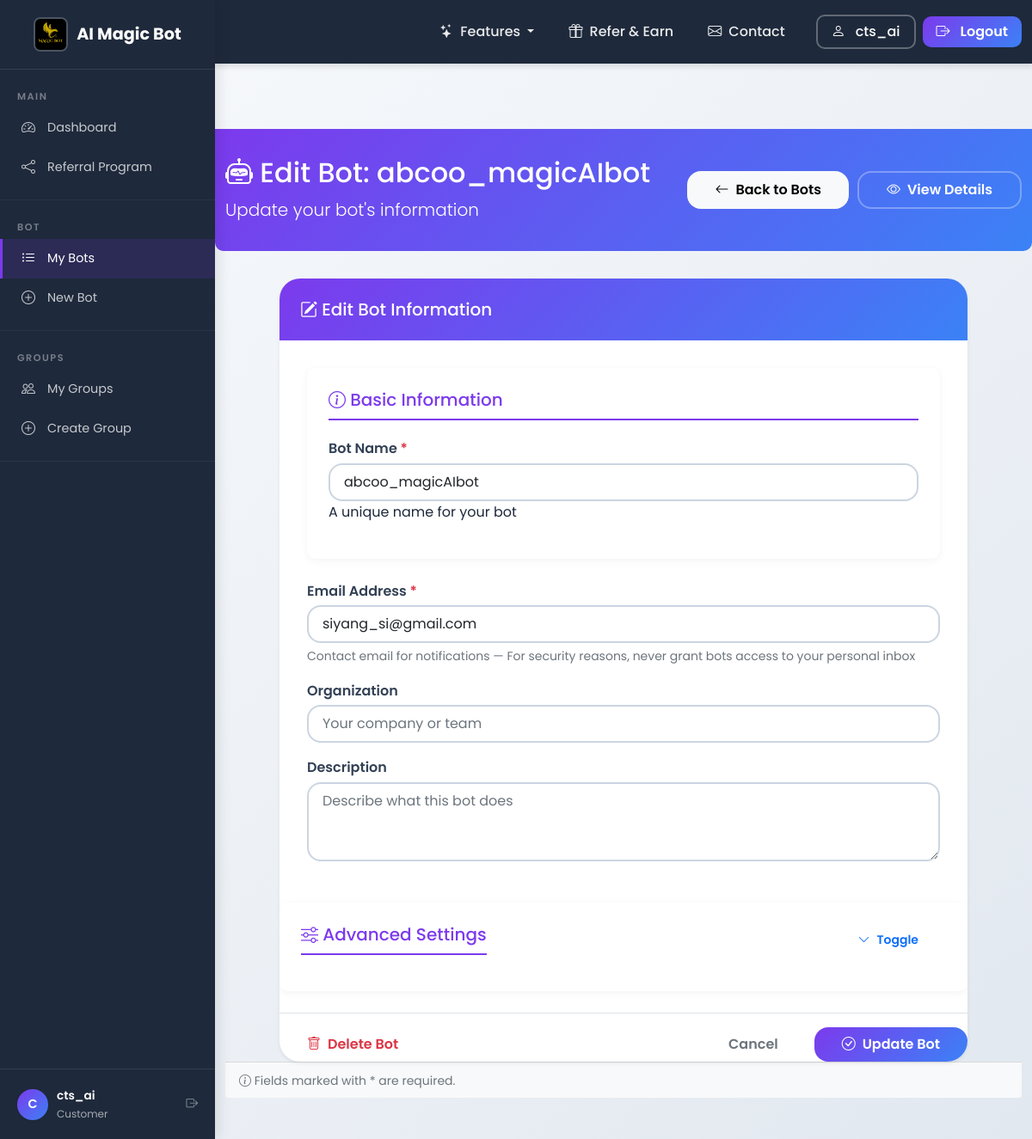
Before: /register_bot/4 (signed in) with the older database file.
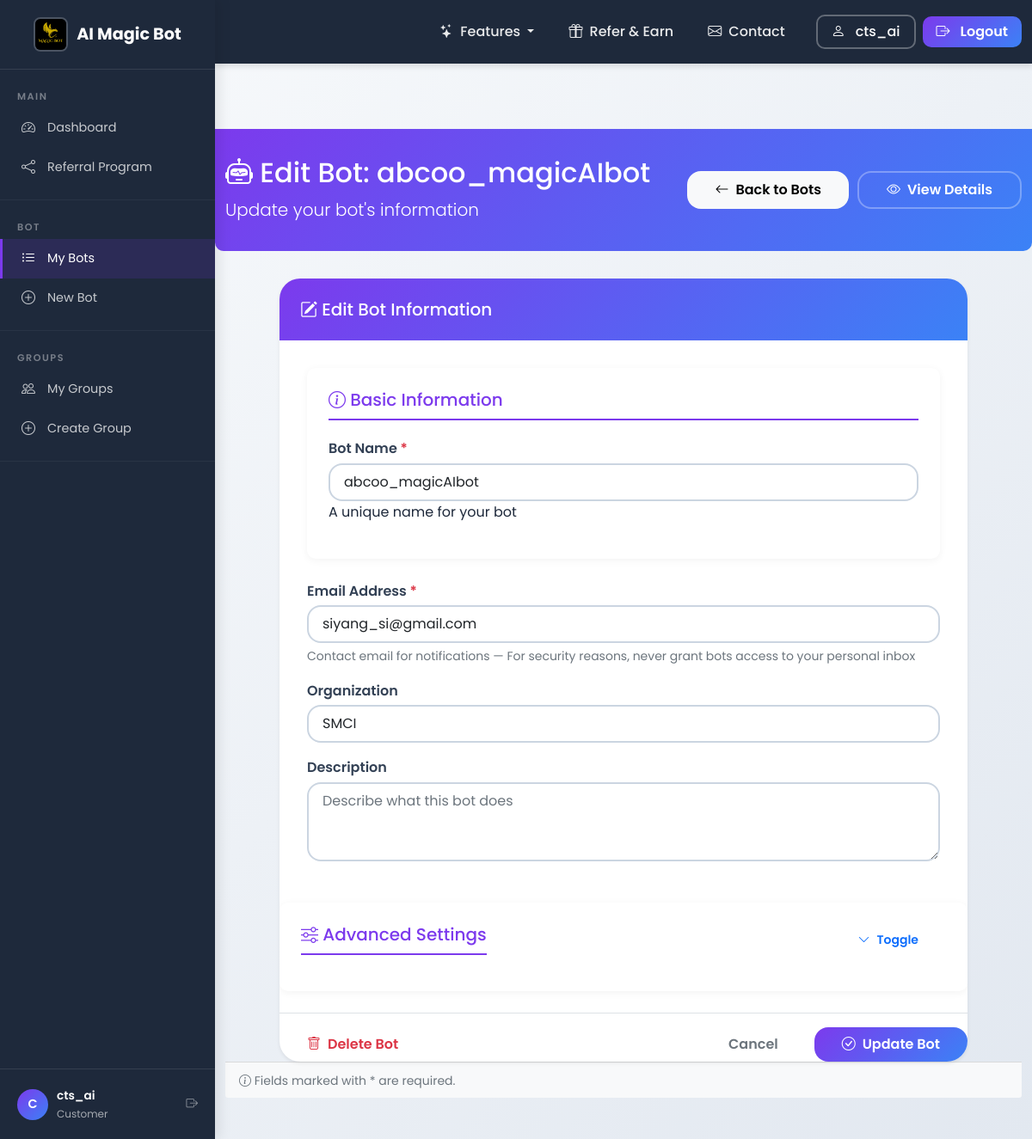
After: the same page with the newer database file.
### tables this page shows
CREATE TABLE bots (
            id INTEGER PRIMARY KEY AUTOINCREMENT,
            user_id INTEGER NOT NULL,
            name TEXT NOT NULL,
            email TEXT,
            organization TEXT,
            messaging TEXT,
            token TEXT NOT NULL,
            created_at TIMESTAMP DEFAULT CURRENT_TIMESTAMP,
            updated_at TIMESTAMP DEFAULT CURRENT_TIMESTAMP,
            llm TEXT,
            description TEXT,
            is_active BOOLEAN DEFAULT TRUE,
            online INTEGER DEFAULT 0,
            last_used TIMESTAMP,
            usage_count INTEGER DEFAULT 0,
            config TEXT,
            webhook_url TEXT,
            api_key TEXT,
            tags TEXT,
            file_folder TEXT
            , status TEXT DEFAULT 'active', FOREIGN KEY (user_id) REFERENCES users (id) ON DELETE CASCADE
        );

### app_complete_with_groups.py (the view, shortened to what this page needs)
@app.route("/register-bot")
@app.route("/register_bot")  # Alias for backward compatibility
@app.route("/register-bot/<int:bot_id>")
@app.route("/register_bot/<int:bot_id>")  # Alias for backward compatibility
@login_required
def register_bot(bot_id=None):
    bot = None
    role = session.get("role", "customer")
    print(f"Debug: role={role}, session user_id={session.get('user_id')}")
    if bot_id:
        user_id = session["user_id"]
        conn = get_db_connection()
        if role == "admin":
            bot = conn.execute("SELECT * FROM bots WHERE id = ?", (bot_id,)).fetchone()
        else:
            bot = conn.execute("SELECT * FROM bots WHERE id = ? AND user_id = ?", (bot_id, user_id)).fetchone()
        conn.close()
        print(f"Debug: bot raw fetch result={bot}")
        if bot:
            bot = dict(bot)
            print(f"Debug: bot dict = {bot}")
    print(f"DEBUG: register_bot called with bot_id={bot_id}")
    print(f"DEBUG: Bot data type: {type(bot)}")
    if bot:
        print(f"DEBUG: Bot keys: {list(bot.keys()) if hasattr(bot, 'keys') else 'No keys attribute'}")
        print(f"DEBUG: Bot name: {bot.get('name') if isinstance(bot, dict) else 'Not a dict'}")
    user_email = ""
    try:
        conn = get_db_connection()
        user = conn.execute("SELECT email FROM users WHERE id = ?", (session["user_id"],)).fetchone()
        if user:
            user_email = user["email"]
        conn.close()
    except Exception as e:
        print(f"DEBUG: Error fetching user email: {e}")
    return render_template("register_bot_new.html",
                         bot=bot,
                         username=session.get("username"),
                         role=role,
                         user_email=user_email)

### app_complete_with_groups.py (called while the page is built)
@app.context_processor
def inject_random_background():
    import random
    background_images = [
        '/static/AI_IMG1.jpeg',
        '/static/AI_IMG_2.jpeg',
        '/static/AI_IMG_3.jpeg',
        '/static/AI_IMG_4.jpeg'
    ]
    random_bg = random.choice(background_images)
    return {
        'random_background': random_bg,
        'all_backgrounds': background_images,
        'is_admin': session.get('role') == 'admin'
    }

    def __call__(self, environ, start_response):
        environ['wsgi.url_scheme'] = 'https'
        return super().__call__(environ, start_response)

### db.py (called while the page is built)
def _sqlite_conn():
    import sqlite3
    db_path = Path(__file__).parent / "users.db"
    conn = sqlite3.connect(str(db_path), timeout=10)
    conn.row_factory = sqlite3.Row
    conn.execute("PRAGMA journal_mode=WAL")
    conn.execute("PRAGMA busy_timeout = 5000")
    conn.execute("PRAGMA synchronous = NORMAL")
    conn.execute("PRAGMA foreign_keys = ON")
    return conn

def get_conn():
    if USE_PG:
        return _pg_conn()
    return _sqlite_conn()

### templates/register_bot_new.html (shortened to what the changed rows need)
<!DOCTYPE html>
<html lang="en">
<head>
    <link href="https://cdn.jsdelivr.net/npm/bootstrap@5.1.3/dist/css/bootstrap.min.css" rel="stylesheet">
    <link rel="stylesheet" href="{{ url_for('static', filename='css/shared.css') }}">
    <link rel="stylesheet" href="https://cdn.jsdelivr.net/npm/bootstrap-icons@1.8.1/font/bootstrap-icons.css">
</head>
<body class="sidebar-layout">
    {% with active_page='my_bots' %}
<div class="sidebar-content">
    {% endwith %}
    <div class="page-header">
        <div class="container">
            <div class="d-flex justify-content-between align-items-center">
                <div>
                    <h2><i class="bi bi-robot"></i> {% if bot %}Edit Bot: {{ bot.name }}{% else %}Create New Bot{% endif %}</h2>
                    <p class="lead mb-0">
                        {% if bot %}
                            Update your bot's information
                        {% else %}
                            Register a new AI-powered bot
                        {% endif %}
                    </p>
                </div>
            </div>
        </div>
    </div>
    <div class="container mb-5">
        <div class="card shadow-sm max-w-lg mx-auto" style="max-width: 800px;">
            <div class="card-body">
                <form method="POST" action="{{ url_for('save_bot') }}" id="botForm">
                    <div class="form-section">
                        <div class="mb-3">
                            <label for="bot-name" class="form-label required-field">Bot Name</label>
                            <input type="text" class="form-control" id="bot-name" name="name"
                                   value="{{ bot.name if bot else '' }}"
                                   placeholder="Enter bot name. The suffix _magicAIbot will be automatically added." required
                            <div class="form-text">A unique name for your bot</div>
                        </div>
                        <div class="mb-3">
                            <label for="bot-email" class="form-label required-field">Email Address</label>
                            <input type="email" class="form-control" id="bot-email" name="email"
                                   value="{{ bot.email if bot else user_email }}"
                                   placeholder="bot@example.com" required>
                            <div class="form-text">Contact email for notifications — For security reasons, never grant bots access to your personal inbox</div>
                        </div>
                        <div class="mb-3">
                            <label for="bot-org" class="form-label">Organization</label>
                            <input type="text" class="form-control" id="bot-org" name="organization"
                                   value="{{ bot.organization if bot else '' }}"
                                   placeholder="Your company or team">
                        </div>
                    </div>
            </div>
        </div>
    </div>
</body>
</html>

Changed rows visible on the page:
changed bots "abcoo_magicAIbot": organization (not shown) → "SMCI"
